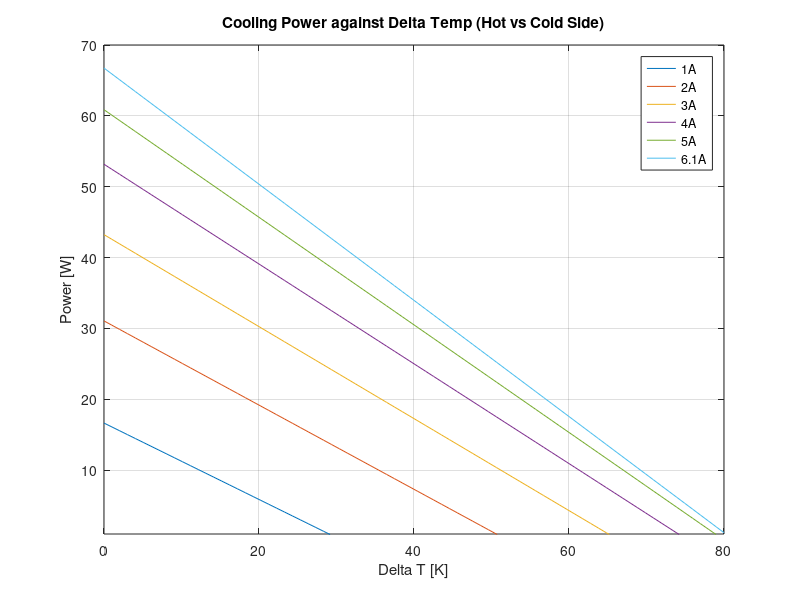

MATLAB code for this plot:
%% Properties for calculation

clear global;
clc;clear;

%% Declare variables as global for use in other scripts (bad practice)
global kin_visc_air Cp_air k_air alpha_air Pr_air rho_air 
global R_e_hc R_k_hc alpha_seeback num_semi_cond


%% Properties

% Table C.9 - Bismuth Telluride Peltier element properties (TEC1-12706)
alpha_s_pos = 1.25 * 10^-4;           % V/degC
alpha_s_neg = -1.25 * 10^-4;          % V/degC
rho_e_pos = 0.28 * 10^-5;                   % Ohm-m
rho_e_neg = rho_e_pos;               % Ohm-m
k_bismuth_pos = 2.0;                 % W/mK
k_bismuth_neg = 2.0;                % W/mK
width_semi_cond = 0.0011;            % m 
height_semi_cond = 0.0022;           % m
num_semi_cond = 220;                 % 127 couples


% % Table C.9 - Bismuth Telluride Peltier element properties (TEC1-12706)
% alpha_s_pos = 1.05 * 10^-4;           % V/degC
% alpha_s_neg = -1.05 * 10^-4;          % V/degC
% rho_e_pos = 0.5 * 10^-5;                   % Ohm-m
% rho_e_neg = rho_e_pos;               % Ohm-m
% k_bismuth_pos = 0.8;                 % W/mK
% k_bismuth_neg = 0.8;                % W/mK
% width_semi_cond = 0.0018;            % m (NOT TOO SURE..)
% height_semi_cond = 0.0027;           % m
% num_semi_cond = 254;                 % 127 couples

alpha_seeback = alpha_s_pos - alpha_s_neg;
R_e_hc = (height_semi_cond/(width_semi_cond^2)) * (rho_e_pos + rho_e_neg);
R_k_hc = 1 / ( num_semi_cond * (width_semi_cond^2/height_semi_cond) * (k_bismuth_pos + k_bismuth_neg) );

%% Plot cooling power against delta T curve

% T_h = 27 + 273.16;
T_h = 50 + 273.16;

delta_T_max = 80;
iters = 80;
delta_T_arr = linspace(0, delta_T_max, iters);
cooling_power_arr_1_amp = zeros(iters, 1);
cooling_power_arr_2_amp = zeros(iters, 1);
cooling_power_arr_3_amp = zeros(iters, 1);
cooling_power_arr_4_amp = zeros(iters, 1);
cooling_power_arr_5_amp = zeros(iters, 1);
cooling_power_arr_6_amp = zeros(iters, 1);




for i = 1:length(delta_T_arr)
    
    T_c = T_h - delta_T_arr(i);
    
    % 1 A
    J_e = 1;
    cooling_power_arr_1_amp(i) = -(num_semi_cond * alpha_seeback * J_e * T_c) + (delta_T_arr(i) / R_k_hc) + (0.5 * num_semi_cond * R_e_hc * J_e^2);
    
    % 2 A
    J_e = 2;
    cooling_power_arr_2_amp(i) = -(num_semi_cond * alpha_seeback * J_e * T_c) + (delta_T_arr(i) / R_k_hc) + (0.5 * num_semi_cond * R_e_hc * J_e^2);
    
    % 3 A
    J_e = 3;
    cooling_power_arr_3_amp(i) = -(num_semi_cond * alpha_seeback * J_e * T_c) + (delta_T_arr(i) / R_k_hc) + (0.5 * num_semi_cond * R_e_hc * J_e^2);
    
    % 4 A
    J_e = 4;
    cooling_power_arr_4_amp(i) = -(num_semi_cond * alpha_seeback * J_e * T_c) + (delta_T_arr(i) / R_k_hc) + (0.5 * num_semi_cond * R_e_hc * J_e^2);
    
    % 5 A
    J_e = 5;
    cooling_power_arr_5_amp(i) = -(num_semi_cond * alpha_seeback * J_e * T_c) + (delta_T_arr(i) / R_k_hc) + (0.5 * num_semi_cond * R_e_hc * J_e^2);
    
    % 6 A
    J_e = 6.1;
    cooling_power_arr_6_amp(i) = -(num_semi_cond * alpha_seeback * J_e * T_c) + (delta_T_arr(i) / R_k_hc) + (0.5 * num_semi_cond * R_e_hc * J_e^2);
    
end

plot(delta_T_arr, -cooling_power_arr_1_amp, delta_T_arr, -cooling_power_arr_2_amp, delta_T_arr, -cooling_power_arr_3_amp, delta_T_arr, -cooling_power_arr_4_amp, delta_T_arr, -cooling_power_arr_5_amp, delta_T_arr, -cooling_power_arr_6_amp);
title("Cooling Power against Delta Temp (Hot vs Cold Side)");
xlabel("Delta T [K]");
ylabel("Power [W]");
ylim([1,70]);
legend("1A", "2A", "3A", "4A", "5A", "6.1A", "Location", "NorthEast");
grid on;

